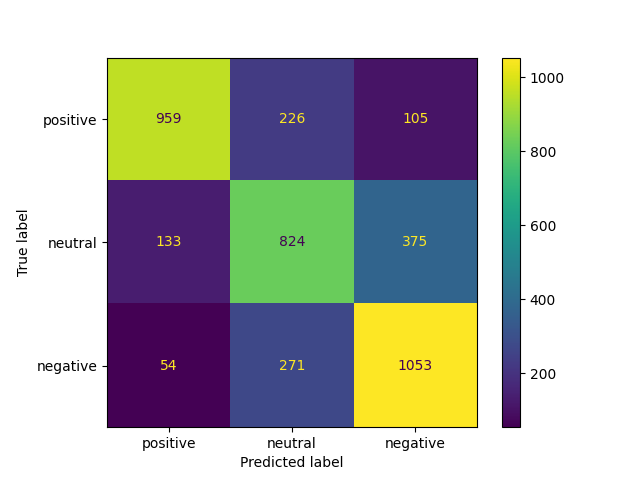

Here is the Python script that generated this plot:
import numpy as np
from keras.models import load_model
from sklearn.metrics import ConfusionMatrixDisplay, confusion_matrix
from sklearn.model_selection import train_test_split
import matplotlib.pyplot as plt

X = np.load('samples/word_vectors-20k-300-300.npy')
y = np.load('samples/categories_words-20k-300-300.npy')
def words_to_categories(words):
    if words == 'positive':
        return [1, 0, 0]
    elif words == 'negative':
        return [0, 0, 1]
    elif words == 'neutral':
        return [0, 1, 0]

y = np.array([words_to_categories(i) for i in y])

print('loaded data')

print('splitting data')
X_train, X_test, y_train, y_test = train_test_split(X, y, test_size=0.2, random_state=42)

cnn_model = load_model('models/cnn_model.keras')

loss, accuracy = cnn_model.evaluate(X_test, y_test, verbose=2)
print('Accuracy: %f' % (accuracy*100))
print('Loss: %f' % loss)

y_pred_prob = cnn_model.predict(X_test)
y_pred_classes = np.argmax(y_pred_prob, axis=1)
y_pred_classes = np.array([x - 1 for x in y_pred_classes])

# convert multiclass probabilities to binary

print(y_test)
print(f"y_pred_prob: {y_pred_prob}")
print(f"y_pred_prob: {y_pred_classes}")

# convert y_test to -1 to 1
y_test = np.argmax(y_test, axis=1)
y_test = np.array([x - 1 for x in y_test])

conf_matrix = confusion_matrix(y_test, y_pred_classes)

class_names = ['positive', 'neutral', 'negative']
# calculate precision, recall, f1-score
true_positives = np.diag(conf_matrix)
false_pos = np.sum(conf_matrix, axis=0) - true_positives
false_neg = np.sum(conf_matrix, axis=1) - true_positives

precision = true_positives / (true_positives + false_pos)
recall = true_positives / (true_positives + false_neg)
f1 = 2 * precision * recall / (precision + recall)
print(f'precision: {precision}\nrecall: {recall}\nf1: {f1}')

# display a precision recall f1 table
from tabulate import tabulate

#round to 3 decimal places
precision = np.round(precision, 3)
recall = np.round(recall, 3)
f1 = np.round(f1, 3)

print(tabulate([['positive', precision[0], recall[0], f1[0]],
                ['neutral', precision[1], recall[1], f1[1]],
                ['negative', precision[2], recall[2], f1[2]]],
                headers=['class', 'precision', 'recall', 'f1']))


print(conf_matrix)
disp = ConfusionMatrixDisplay(confusion_matrix=conf_matrix, display_labels=class_names)
disp.plot()
plt.savefig('conf_matrix.png')
